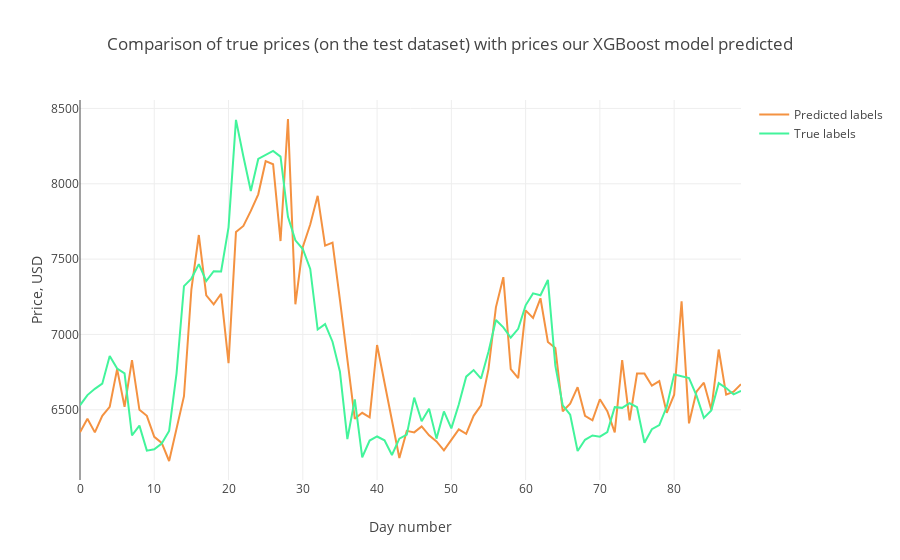

The notebook cell this image was saved under:
### Markdown cell above
### VISUALIZATION

### Code cell
trace1 = go.Scatter(
    x = np.arange(0, len(Y_pred), 1),
    y = Y_pred.reshape(-1,),
    mode = 'lines',
    name = 'Predicted labels',
    line = dict(color=('rgb(244, 146, 65)'), width=2)
)
trace2 = go.Scatter(
    x = np.arange(0, len(Y_test), 1),
    y = Y_test.reshape(-1,),
    mode = 'lines',
    name = 'True labels',
    line = dict(color=('rgb(66, 244, 155)'), width=2)
)

layout = dict(title = 'Comparison of true prices (on the test dataset) with prices our XGBoost model predicted',
             xaxis = dict(title = 'Day number'), yaxis = dict(title = 'Price, USD'))
fig = dict(data=[trace1, trace2], layout=layout)
py.iplot(fig, filename='results_demonstrating0')

#print(np.sqrt(mean_squared_error(Y_test.reshape(-1,), Y_pred.reshape(-1,))))
print('Test RMSE: 319.55')

### Figure 1 — Plotly figure (JSON) as saved in the notebook; plotly's stock layout.template omitted (floating-point values rounded to 4 significant figures)
{"data": [{"line": {"color": "rgb(244, 146, 65)", "width": 2}, "mode": "lines", "name": "Predicted labels", "type": "scatter", "uid": "ac3b0e9a-cd62-11e8-8c5b-88e9fe554462", "x": [0, 1, 2, 3, 4, 5, 6, 7, 8, 9, 10, 11, 12, 13, 14, 15, 16, 17, 18, 19, 20, 21, 22, 23, 24, 25, 26, 27, 28, 29, 30, 31, 32, 33, 34, 35, 36, 37, 38, 39, 40, 41, 42, 43, 44, 45, 46, 47, 48, 49, 50, 51, 52, 53, 54, 55, 56, 57, 58, 59, 60, 61, 62, 63, 64, 65, 66, 67, 68, 69, 70, 71, 72, 73, 74, 75, 76, 77, 78, 79, 80, 81, 82, 83, 84, 85, 86, 87, 88, 89], "y": [6350, 6440, 6350, 6460, 6520, 6770, 6520, 6830, 6500, 6460, 6320, 6280, 6160, 6370, 6590, 7300, 7660, 7260, 7200, 7270, 6810, 7680, 7720, 7820, 7930, 8150, 8130, 7620, 8430, 7200, 7580, 7730, 7920, 7590, 7610, 7230, 6840, 6440, 6480, 6450, 6930, 6680, 6450, 6180, 6360, 6350, 6390, 6330, 6290, 6230, 6300, 6370, 6340, 6460, 6530, 6770, 7180, 7380, 6770, 6710, 7160, 7110, 7240, 6950, 6910, 6490, 6540, 6650, 6460, 6430, 6570, 6490, 6350, 6830, 6430, 6740, 6740, 6660, 6690, 6480, 6600, 7220, 6410, 6620, 6680, 6500, 6900, 6600, 6620, 6670]}, {"line": {"color": "rgb(66, 244, 155)", "width": 2}, "mode": "lines", "name": "True labels", "type": "scatter", "uid": "ac3b150c-cd62-11e8-b440-88e9fe554462", "x": [0, 1, 2, 3, 4, 5, 6, 7, 8, 9, 10, 11, 12, 13, 14, 15, 16, 17, 18, 19, 20, 21, 22, 23, 24, 25, 26, 27, 28, 29, 30, 31, 32, 33, 34, 35, 36, 37, 38, 39, 40, 41, 42, 43, 44, 45, 46, 47, 48, 49, 50, 51, 52, 53, 54, 55, 56, 57, 58, 59, 60, 61, 62, 63, 64, 65, 66, 67, 68, 69, 70, 71, 72, 73, 74, 75, 76, 77, 78, 79, 80, 81, 82, 83, 84, 85, 86, 87, 88, 89], "y": [6530.0, 6598.0, 6639.0, 6674.0, 6857.0, 6774.0, 6742.0, 6330.0, 6395.0, 6229.0, 6238.0, 6276.0, 6360.0, 6742.0, 7321.0, 7371.0, 7467.0, 7354.0, 7419.0, 7418.0, 7711.0, 8424.0, 8181.0, 7952.0, 8165.0, 8192.0, 8218.0, 8180.0, 7780.0, 7625.0, 7567.0, 7434.0, 7033.0, 7068.0, 6952.0, 6753.0, 6306.0, 6568.0, 6185.0, 6296.0, 6323.0, 6298.0, 6200.0, 6309.0, 6335.0, 6581.0, 6424.0, 6506.0, 6309.0, 6489.0, 6377.0, 6535.0, 6720.0, 6763.0, 6707.0, 6885.0, 7096.0, 7047.0, 6978.0, 7038.0, 7193.0, 7273.0, 7260.0, 7362.0, 6793.0, 6529.0, 6467.0, 6226.0, 6301.0, 6330.0, 6321.0, 6352.0, 6517.0, 6513.0, 6543.0, 6517.0, 6281.0, 6371.0, 6399.0, 6520.0, 6735.0, 6722.0, 6711.0, 6595.0, 6446.0, 6495, 6677.0, 6644.0, 6602.0, 6626.0]}], "layout": {"title": "Comparison of true prices (on the test dataset) with prices our XGBoost model predicted", "xaxis": {"title": "Day number"}, "yaxis": {"title": "Price, USD"}}}
